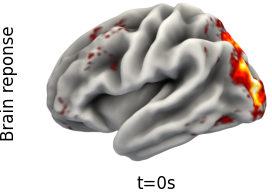
#> input picture brain/brain_responses_1hz/response_003.png, 272 x 192 px; its folder holds 4 pictures in this run
$ python crop_images.py
#> lines starting #> are read from the running program, lines starting #| are printed output that depends on the picture
from PIL import Image
import os

# 1. Setup folders
input_dir = "brain_responses_1hz"  # Your original folder
output_dir = "brain_responses_cropped"
os.makedirs(output_dir, exist_ok=True)

# 2. Define your crop margins (in pixels) to remove labels
LEFT_CROP = 35    # Removes the "brain response" text
BOTTOM_CROP = 25  # Removes the "t=0" text
TOP_CROP = 5      # Optional: clean up the top edge
RIGHT_CROP = 5    # Optional: clean up the right edge

print("Starting the batch crop and resize...")

# 3. Processing Loop
files = sorted([f for f in os.listdir(input_dir) if f.endswith('.png')])

# First, crop all images with fixed margins
cropped_images = {}
for filename in files:
    img = Image.open(os.path.join(input_dir, filename))
#> img is the input picture: PIL image 272x192 RGBA; mean R, G, B, A 201.7, 197.4, 194.8, 255
    width, height = img.size
#> width = 272; height = 192

    # Define the box: (left, top, right, bottom)
    box = (LEFT_CROP, TOP_CROP, width - RIGHT_CROP, height - BOTTOM_CROP)
#> box = (35, 5, 267, 167)

    cropped_img = img.crop(box)
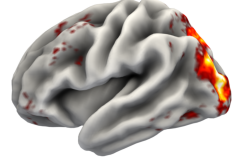
#> cropped_img: PIL image 232x162 RGBA; mean R, G, B, A 184.8, 178.8, 175.1, 255
    cropped_images[filename] = cropped_img
    img.close()
#> pass 2 of the loop `for filename in files:`:
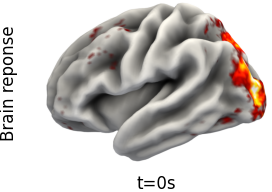
#> input picture brain/brain_responses_1hz/response_004.png, 272 x 192 px
#> img is the input picture: PIL image 272x192 RGBA; mean R, G, B, A 202, 197.9, 195.3, 255
#> `cropped_img = img.crop(box)`:
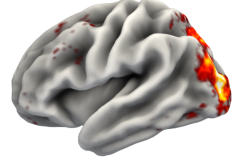
#> cropped_img: PIL image 232x162 RGBA; mean R, G, B, A 185.2, 179.5, 175.9, 255
#> pass 3 of the loop `for filename in files:`:
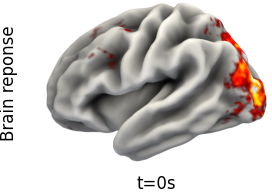
#> input picture brain/brain_responses_1hz/response_005.png, 272 x 192 px
#> img is the input picture: PIL image 272x192 RGBA; mean R, G, B, A 202.3, 197.9, 195.2, 255
#> `cropped_img = img.crop(box)`:
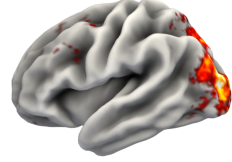
#> cropped_img: PIL image 232x162 RGBA; mean R, G, B, A 185.6, 179.4, 175.7, 255
#> the loop made 4 passes; the first 3 are shown

# Get the size of the cropped response_053.png
target_filename = "response_053.png"
#> target_filename = 'response_053.png'
if target_filename in cropped_images:
    target_size = cropped_images[target_filename].size
    print(f"Target size from {target_filename}: {target_size}")
else:
    print(f"{target_filename} not found, using first cropped size")
#| response_053.png not found, using first cropped size
    target_size = list(cropped_images.values())[0].size
#> target_size = (232, 162)

# Resize all cropped images to the target size
for filename, cropped_img in cropped_images.items():
    resized_img = cropped_img.resize(target_size, Image.Resampling.LANCZOS)
    resized_img.save(os.path.join(output_dir, filename))
#> this loop made 4 passes
#> filename on passes 1 to 4: 'response_003.png', 'response_004.png', 'response_005.png', 'response_007.png'
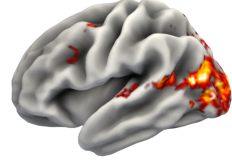
#> resized_img: PIL image 232x162 RGBA; mean R, G, B, A 186.6, 179, 174.7, 255

print(f"Done! {len(files)} images cropped, resized to {target_size}, and saved to /{output_dir}")
#| Done! 4 images cropped, resized to (232, 162), and saved to /brain_responses_cropped
